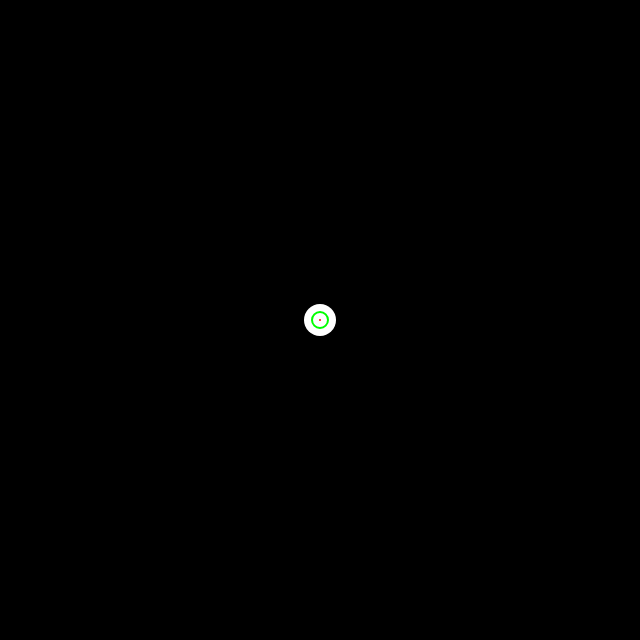
Frame 1 (no input)
Frame 60 (no input): identical to frame 1, image omitted
Frame 120 (the mouse pressed at the canvas centre since frame 60): identical to frame 1, image omitted

The p5.js sketch that drew this single still picture (run headless with seeded random() and noise() and a simulated clock; from frame 60 on, the mouse is pressed at the canvas centre):

// p5.js sketch
// ── sketch.js
/* World */
const PIXELS_PER_METER = 32;
const WORLD_WIDTH = 20;
const WORLD_HEIGHT = 20;
const DEBUG = true;

/* Control */
let control;
let speed = 10;

/* Target */
let targetPos;
let targetRad = 0.5;

/* Follower */
let followerPos, followerVel, followerAcc;
let followerRad = 1;

let f = 0.5;
let z = 0.5;
let r = 0.5;

let k1, k2, k3;

function setup() {
  createCanvas(WORLD_WIDTH * PIXELS_PER_METER, WORLD_HEIGHT * PIXELS_PER_METER);
  targetPos = createVector(0.5 * WORLD_WIDTH, 0.5 * WORLD_HEIGHT);
  control = createVector(0, 0);
  followerPos = createVector(0.5 * WORLD_WIDTH, 0.5 * WORLD_HEIGHT);
  followerVel = createVector(0, 0);
  followerAcc = createVector(0, 0);

  k1 = z / (PI * f);
  k2 = 1 / (2 * PI * f * (2 * PI * f));
  k3 = (r * z) / (2 * PI * f);
}

function draw() {
  /* Update */

  /* Recalculate delta time in ms */
  const dt = deltaTime * 0.001;

  /* Update control */
  control
    .set(keyIsDown(68) - keyIsDown(65), keyIsDown(83) - keyIsDown(87))
    .normalize();

  /* Update target position */
  let prevTargetPos = targetPos.copy();
  targetPos.add(control.copy().mult(speed * dt));
  let targetCurVel = targetPos
    .copy()
    .sub(prevTargetPos)
    .mult(1 / dt);

  /* Update follower position */
  followerPos.add(followerVel.copy().mult(dt));
  followerVel.add(
    targetPos
      .copy()
      .add(targetCurVel.copy().mult(k3))
      .sub(followerPos)
      .sub(followerVel.copy().mult(k1))
      .mult(dt / k2),
  );

  /* Draw */

  /* Clear canvas */
  background(0);

  /* Draw follower */
  noStroke();
  fill(255);
  ellipse(
    followerPos.x * PIXELS_PER_METER,
    followerPos.y * PIXELS_PER_METER,
    followerRad * PIXELS_PER_METER,
    followerRad * PIXELS_PER_METER,
  );

  /* Draw debug */

  if (DEBUG) {
    /* Target outline  */
    stroke(0, 255, 0);
    strokeWeight(2);
    noFill();
    ellipse(
      targetPos.x * PIXELS_PER_METER,
      targetPos.y * PIXELS_PER_METER,
      targetRad * PIXELS_PER_METER,
      targetRad * PIXELS_PER_METER,
    );

    /* Input direction */
    stroke(255, 0, 0);
    strokeWeight(2);
    line(
      targetPos.x * PIXELS_PER_METER,
      targetPos.y * PIXELS_PER_METER,
      (targetPos.x + control.x) * PIXELS_PER_METER,
      (targetPos.y + control.y) * PIXELS_PER_METER,
    );
  }
}
